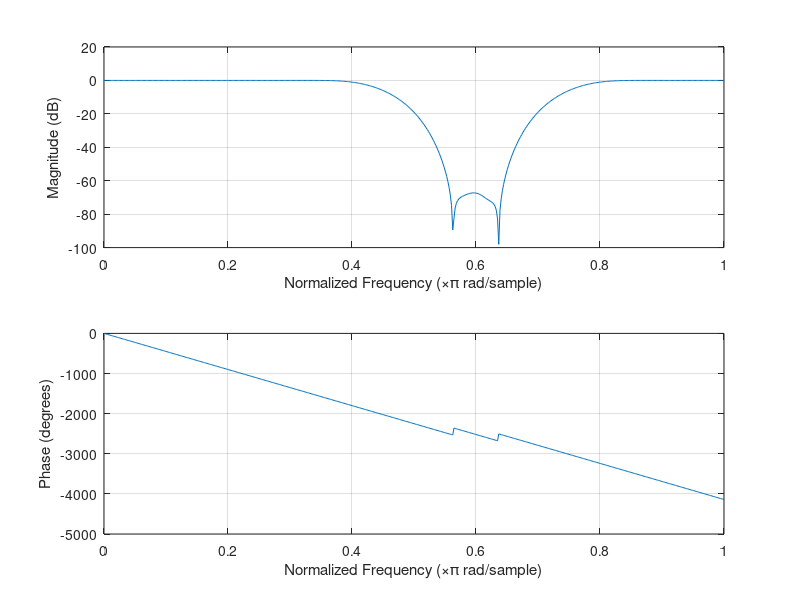

Write MATLAB code to recreate this figure.
%Cálculos coeficientes filtro FIR usando função FIR2
ordem = 50;
resol_plot_freq = 512;
%Exemplo 1: passa-baixas
f = [0, 0.3, 0.4, 1]; m = [1, 1, 0, 0];
coef = fir2(ordem, f, m);
freqz(coef,1,resol_plot_freq);
%Exemplo 2: passa-altas
f = [0, 0.5, 0.65, 1]; m = [0, 0, 1, 1];
coef = fir2(ordem, f, m);
freqz(coef,1,resol_plot_freq);
%Exemplo 3: passa-altas com janela
f = [0, 0.5, 0.65, 1]; m = [0, 0, 1, 1];
coef = fir2(ordem, f, m, hann(ordem+1));
freqz(coef,1,resol_plot_freq);
%Exemplo 4: passa-banda
f = [0, 0.4, 0.5, 0.7, 0.8, 1]; m = [0, 0, 1, 1, 0, 0];
coef = fir2(ordem, f, m);
freqz(coef,1,resol_plot_freq);
%Exemplo 5: rejeita-banda
f = [0, 0.4, 0.5, 0.7, 0.8, 1]; m = [1, 1, 0, 0, 1, 1];
coef = fir2(ordem, f, m);
freqz(coef,1,resol_plot_freq);